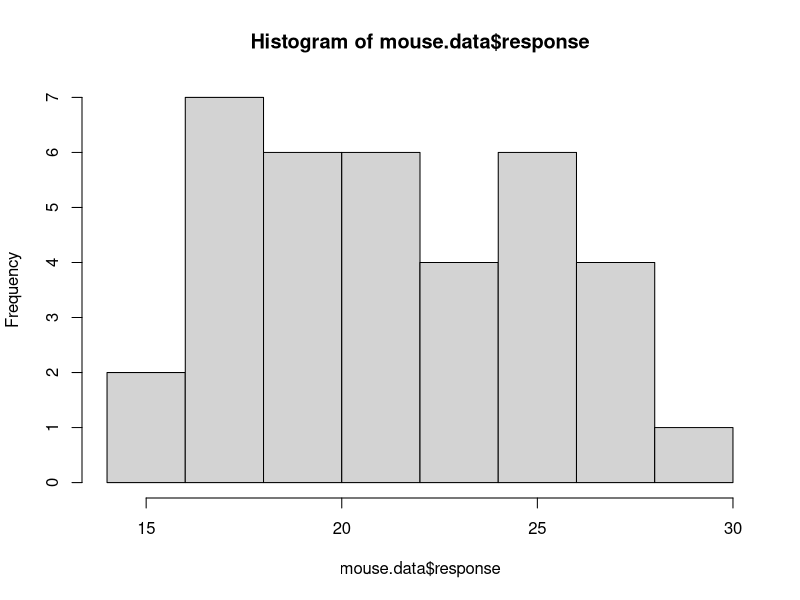
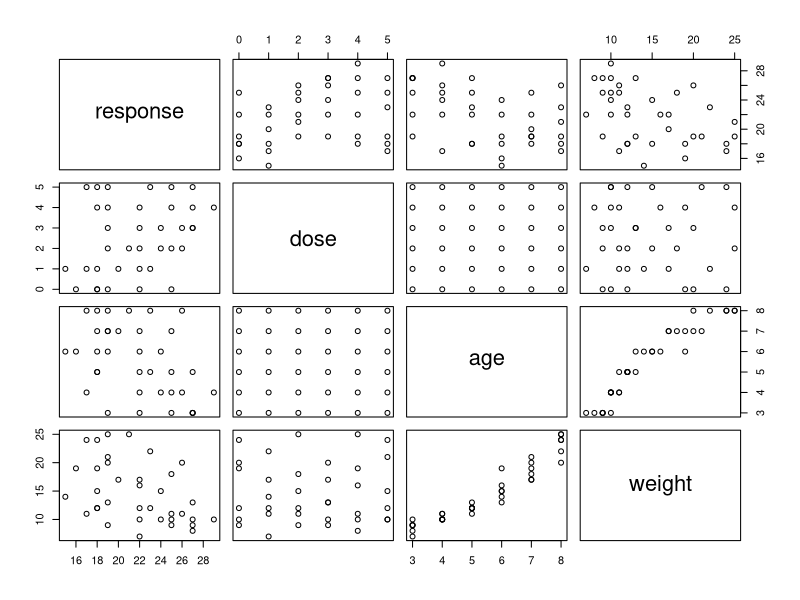

Reproduce these figures in R, in order.
## ---- chunk 1
#| include: false
response =  c(25,22,18,16,19,18,22,17,18,15,20,23,19,26,22,24,25,21,27,24,27,
  19,22,26,27,29,25,22,18,19,27,25,23,18,19,17)

weight = c(9,10,12,19,20,24,7,11,12,14,17,22,9,11,12,15,18,25,9,10,13,13,17,
  20,8,10,11,16,19,25,10,10,12,15,21,24)

dose=c(rep(0,6), rep(1,6), rep(2,6), rep(3,6), rep(4,6), rep(5,6))
age = rep(3:8, 6)

mouse.data = data.frame(response, dose, age, weight)
## ---- chunk 2
lm.dose.age = lm(response ~ dose + age, data= mouse.data)
## ---- chunk 3
hist(mouse.data$response)
## ---- chunk 4
pairs(mouse.data)
## ---- chunk 5
round(cor(mouse.data), 3)
## ---- chunk 6
lm.3vars= lm(response ~ dose +  age + weight, data= mouse.data)
summary(lm.3vars)
## ---- chunk 7
lm.dose = lm(response ~ dose, data= mouse.data)
summary(lm.dose)
## ---- chunk 8
summary(lm.dose.age)
## ---- chunk 9
lm.dose.weight = lm(response ~ dose + weight, data= mouse.data)

summary(lm.dose.weight)
